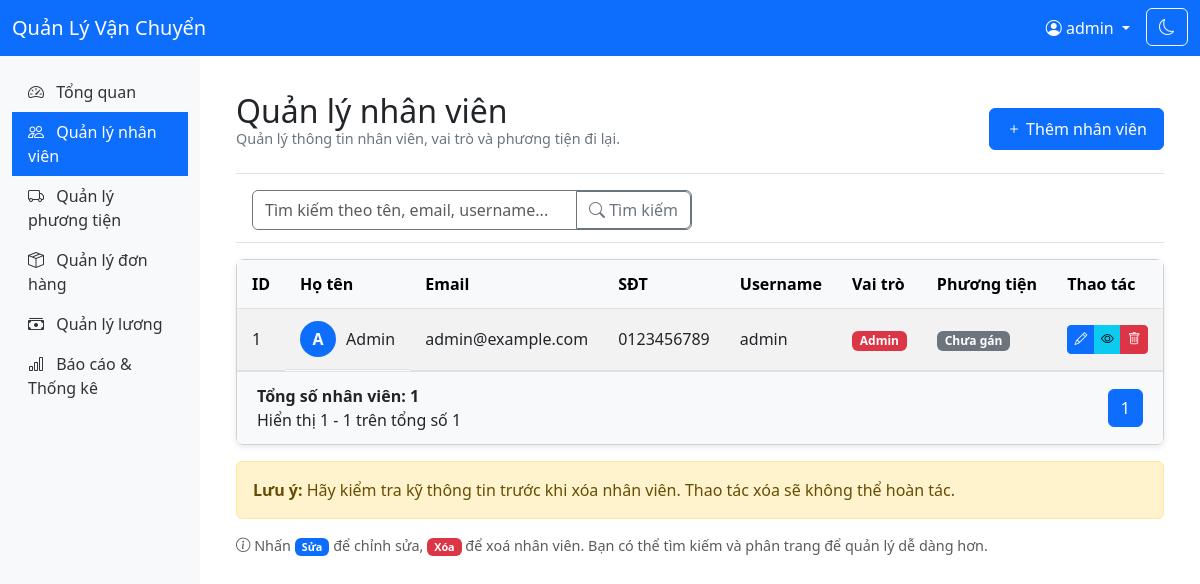
The app's page /admin/employees.php (signed in) with its own data.
### tables this page shows
CREATE TABLE NhanVien (
  nhanvien_id INT AUTO_INCREMENT PRIMARY KEY,
  ho_ten VARCHAR(100) NOT NULL,
  sdt VARCHAR(20),
  email VARCHAR(100) UNIQUE NOT NULL,
  username VARCHAR(50) UNIQUE NOT NULL,
  password VARCHAR(100) NOT NULL,
  phuongtien_id INT,
  role VARCHAR(20) DEFAULT 'nhanvien',
  FOREIGN KEY (phuongtien_id) REFERENCES PhuongTien(phuongtien_id) ON DELETE SET NULL
);

### includes/functions.php (called while the page is built, shortened)
<?php
function isLoggedIn() {
    return isset($_SESSION['user_id']);
}
function isAdmin() {
    return isset($_SESSION['role']) && $_SESSION['role'] === 'admin';
}
?>

### admin/employees.php (the view, shortened to what this page needs)
<?php
require_once __DIR__ . '/../includes/functions.php';
require_once __DIR__ . '/../config/database.php';
try {
    $search = isset($_GET['search']) ? $_GET['search'] : '';
    $limit = 10;
    $page = isset($_GET['page']) && is_numeric($_GET['page']) ? intval($_GET['page']) : 1;
    $offset = ($page - 1) * $limit;
    if (!empty($search)) {
        $countStmt = $conn->prepare("
            SELECT COUNT(*) as total
            FROM NhanVien nv
            WHERE nv.ho_ten LIKE :search OR nv.email LIKE :search OR nv.username LIKE :search
        ");
        $countStmt->execute(['search' => "%$search%"]);
    } else {
        $countStmt = $conn->query("SELECT COUNT(*) as total FROM NhanVien");
    }
    $totalEmployees = $countStmt->fetch()['total'];
    $limit = (int)$limit;
    $offset = (int)$offset;
    if (!empty($search)) {
        $sql = "
            SELECT nv.*, pt.loai, pt.bien_so
            FROM NhanVien nv
            LEFT JOIN PhuongTien pt ON nv.phuongtien_id = pt.phuongtien_id
            WHERE nv.ho_ten LIKE :search OR nv.email LIKE :search OR nv.username LIKE :search
            ORDER BY nv.nhanvien_id DESC
            LIMIT $limit OFFSET $offset
        ";
        $stmt = $conn->prepare($sql);
        $stmt->execute(['search' => "%$search%"]);
    } else {
        $sql = "
            SELECT nv.*, pt.loai, pt.bien_so
            FROM NhanVien nv
            LEFT JOIN PhuongTien pt ON nv.phuongtien_id = pt.phuongtien_id
            ORDER BY nv.nhanvien_id DESC
            LIMIT $limit OFFSET $offset
        ";
        $stmt = $conn->prepare($sql);
        $stmt->execute();
    }
    $employees = $stmt->fetchAll();
} catch (PDOException $e) {
    $error = 'Lỗi khi lấy danh sách nhân viên: ' . $e->getMessage();
}
?>
<?php include __DIR__ . '/../includes/header.php'; ?>
<?php include __DIR__ . '/../includes/sidebar.php'; ?>
<div class="container-fluid">
    <div class="d-flex justify-content-between flex-wrap flex-md-nowrap align-items-center pt-3 pb-2 mb-1 border-bottom">
        <div>
            <h1 class="h2">Quản lý nhân viên</h1>
            <p class="page-desc">Quản lý thông tin nhân viên, vai trò và phương tiện đi lại.</p>
        </div>
        <div class="btn-toolbar mb-2 mb-md-0">
            <a href="/delivery-management/auth/register.php" class="btn btn-primary btn-add-employee">
                <i class="bi bi-plus"></i> Thêm nhân viên
            </a>
        </div>
    </div>
    <div class="search-bar-wrapper mb-3">
        <form method="GET" action="" class="row g-3 align-items-center">
            <div class="col-md-6">
                <div class="input-group rounded border border-secondary">
                    <input type="text" class="form-control border-0" name="search" placeholder="Tìm kiếm theo tên, email, username..." value="<?php echo isset($_GET['search']) ? htmlspecialchars($_GET['search']) : ''; ?>" style="border-radius: 0.375rem 0 0 0.375rem;">
                    <button class="btn btn-outline-secondary" type="submit" style="border-radius: 0 0.375rem 0.375rem 0;">
                        <i class="bi bi-search"></i> Tìm kiếm
                    </button>
                </div>
            </div>
        </form>
    </div>
    <div class="card">
        <div class="card-body p-0">
            <div class="table-responsive">
                <table class="table table-striped table-hover mb-0">
                    <thead class="table-light">
                        <tr>
                            <th>ID</th>
                            <th>Họ tên</th>
                            <th>Email</th>
                            <th>SĐT</th>
                            <th>Username</th>
                            <th>Vai trò</th>
                            <th>Phương tiện</th>
                            <th>Thao tác</th>
                        </tr>
                    </thead>
                    <tbody>
                        <?php if (empty($employees)): ?>
                            <tr>
                                <td colspan="8" class="text-center py-4">Không có nhân viên nào</td>
                            </tr>
                        <?php else: ?>
                            <?php foreach ($employees as $employee): ?>
                                <tr>
                                    <td><?php echo $employee['nhanvien_id']; ?></td>
                                    <td class="d-flex align-items-center">
                                        <div class="avatar" title="<?php echo htmlspecialchars($employee['ho_ten']); ?>">
                                            <?php
                                            $words = explode(' ', trim($employee['ho_ten']));
                                            $initials = '';
                                            foreach ($words as $w) {
                                                $initials .= mb_substr($w, 0, 1);
                                            }
                                            echo mb_strtoupper($initials);
                                            ?>
                                        </div>
                                        <?php echo htmlspecialchars($employee['ho_ten']); ?>
                                    </td>
                                    <td><?php echo htmlspecialchars($employee['email']); ?></td>
                                    <td><?php echo htmlspecialchars($employee['sdt'] ?? 'N/A'); ?></td>
                                    <td><?php echo htmlspecialchars($employee['username']); ?></td>
                                    <td>
                                        <?php if ($employee['role'] === 'admin'): ?>
                                            <span class="badge bg-danger">Admin</span>
                                        <?php else: ?>
                                            <span class="badge bg-info">Nhân viên</span>
                                        <?php endif; ?>
                                    </td>
                                    <td>
                                        <?php if ($employee['phuongtien_id']): ?>
                                            <span class="badge bg-success" title="<?php echo htmlspecialchars($employee['loai'] . ' - ' . $employee['bien_so']); ?>">
                                                <?php echo htmlspecialchars($employee['loai'] . ' - ' . $employee['bien_so']); ?>
                                            </span>
                                        <?php else: ?>
                                            <span class="badge bg-secondary">Chưa gán</span>
                                        <?php endif; ?>
                                    </td>
                                    <td>
                                        <div class="btn-group btn-group-sm" role="group" aria-label="Thao tác">
                                            <a href="/delivery-management/admin/employee-edit.php?id=<?php echo $employee['nhanvien_id']; ?>" class="btn btn-primary" title="Sửa">
                                                <i class="bi bi-pencil"></i>
                                            </a>
                                            <a href="/delivery-management/admin/employee-view.php?id=<?php echo $employee['nhanvien_id']; ?>" class="btn btn-info" title="Xem">
                                                <i class="bi bi-eye"></i>
                                            </a>
                                            <a href="/delivery-management/admin/employees.php?delete=<?php echo $employee['nhanvien_id']; ?>" class="btn btn-danger" title="Xóa" onclick="return confirmDelete('Bạn có chắc chắn muốn xóa nhân viên này?')">
                                                <i class="bi bi-trash"></i>
                                            </a>
                                        </div>
                                    </td>
                                </tr>
                            <?php endforeach; ?>
                        <?php endif; ?>
                    </tbody>
                </table>
            </div>
        </div>
        <div class="card-footer d-flex justify-content-between align-items-center">
            <div>
                <strong>Tổng số nhân viên: <?php echo $totalEmployees; ?></strong>
                <br>
                Hiển thị <?php echo min($offset + 1, $totalEmployees); ?> -
                <?php echo min($offset + count($employees), $totalEmployees); ?> trên tổng số <?php echo $totalEmployees; ?>
            </div>
            <nav aria-label="Page navigation">
                <ul class="pagination mb-0">
                    <?php
                    $totalPages = ceil($totalEmployees / $limit);
                    $baseUrl = strtok($_SERVER["REQUEST_URI"], '?');
                    $queryParams = $_GET;
                    for ($i = 1; $i <= $totalPages; $i++) {
                        $queryParams['page'] = $i;
                        $link = $baseUrl . '?' . http_build_query($queryParams);
                        $activeClass = ($i == $page) ? 'active' : '';
                        echo '<li class="page-item ' . $activeClass . '"><a class="page-link" href="' . htmlspecialchars($link) . '">' . $i . '</a></li>';
                    }
                    ?>
                </ul>
            </nav>
        </div>
    </div>
    <div class="mt-3">
        <div class="alert alert-warning" role="alert">
            <strong>Lưu ý:</strong> Hãy kiểm tra kỹ thông tin trước khi xóa nhân viên. Thao tác xóa sẽ không thể hoàn tác.
        </div>
    </div>
    <div class="mb-4 text-muted" style="font-size: 0.9rem;">
        <i class="bi bi-info-circle"></i> Nhấn <span class="badge bg-primary">Sửa</span> để chỉnh sửa, <span class="badge bg-danger">Xóa</span> để xoá nhân viên. Bạn có thể tìm kiếm và phân trang để quản lý dễ dàng hơn.
    </div>
</div>
<?php include __DIR__ . '/../includes/footer.php'; ?>

### includes/header.php (shortened to what this page needs)
<?php
require_once __DIR__ . '/functions.php';
?>
<!DOCTYPE html>
<html lang="vi">
<head>
    <link href="https://cdn.jsdelivr.net/npm/bootstrap@5.3.0/dist/css/bootstrap.min.css" rel="stylesheet">
    <link rel="stylesheet" href="https://cdn.jsdelivr.net/npm/bootstrap-icons@1.11.0/font/bootstrap-icons.css">
</head>
<body>
    <nav class="navbar navbar-expand-lg navbar-dark bg-primary">
        <div class="container-fluid">
            <a class="navbar-brand" href="/delivery-management/">Quản Lý Vận Chuyển</a>
            <div class="collapse navbar-collapse" id="navbarNav">
                <ul class="navbar-nav ms-auto">
                    <?php if (isLoggedIn()): ?>
                        <li class="nav-item dropdown">
                            <a class="nav-link dropdown-toggle text-white" href="#" id="navbarDropdown" role="button" data-bs-toggle="dropdown">
                                <i class="bi bi-person-circle"></i> <?php echo $_SESSION['username']; ?>
                            </a>
                        </li>
                    <?php else: ?>
                        <li class="nav-item">
                            <a class="nav-link text-white" href="/delivery-management/auth/login.php">Đăng nhập</a>
                        </li>
                    <?php endif; ?>
                    <li class="nav-item ms-2">
                        <button id="toggle-darkmode" class="btn btn-outline-light" type="button" title="Chuyển Dark/Light mode">
                            <i class="bi bi-moon"></i>
                        </button>
                    </li>
                </ul>
            </div>
        </div>
    </nav>

### includes/sidebar.php (shortened to what this page needs)
<div class="container-fluid">
    <div class="row">
        <div class="col-md-3 col-lg-2 d-md-block sidebar collapse">
            <div class="position-sticky pt-3">
                <ul class="nav flex-column">
                    <?php if (isAdmin()): ?>
                        <li class="nav-item">
                            <a class="nav-link <?php echo basename($_SERVER['PHP_SELF']) == 'index.php' ? 'active' : ''; ?>" href="/delivery-management/admin/index.php">
                                <i class="bi bi-speedometer2 me-2"></i> Tổng quan
                            </a>
                        </li>
                        <li class="nav-item">
                            <a class="nav-link <?php echo basename($_SERVER['PHP_SELF']) == 'employees.php' ? 'active' : ''; ?>" href="/delivery-management/admin/employees.php">
                                <i class="bi bi-people me-2"></i> Quản lý nhân viên
                            </a>
                        </li>
                        <li class="nav-item">
                            <a class="nav-link <?php echo basename($_SERVER['PHP_SELF']) == 'vehicles.php' ? 'active' : ''; ?>" href="/delivery-management/admin/vehicles.php">
                                <i class="bi bi-truck me-2"></i> Quản lý phương tiện
                            </a>
                        </li>
                        <li class="nav-item">
                            <a class="nav-link <?php echo basename($_SERVER['PHP_SELF']) == 'orders.php' ? 'active' : ''; ?>" href="/delivery-management/admin/orders.php">
                                <i class="bi bi-box-seam me-2"></i> Quản lý đơn hàng
                            </a>
                        </li>
                        <li class="nav-item">
                            <a class="nav-link <?php echo basename($_SERVER['PHP_SELF']) == 'salaries.php' ? 'active' : ''; ?>" href="/delivery-management/admin/salaries.php">
                                <i class="bi bi-cash-stack me-2"></i> Quản lý lương
                            </a>
                        </li>
                        <li class="nav-item">
                            <a class="nav-link <?php echo basename($_SERVER['PHP_SELF']) == 'reports.php' ? 'active' : ''; ?>" href="/delivery-management/admin/reports.php">
                                <i class="bi bi-bar-chart me-2"></i> Báo cáo & Thống kê
                            </a>
                        </li>
                    <?php endif; ?>
                </ul>
            </div>
        </div>
        <main class="col-md-9 ms-sm-auto col-lg-10 px-md-4 content">

### includes/footer.php (shortened to what this page needs)
</main>
    </div>
</div>
</body>
</html>

### includes/header.php (style rules this page uses)
.sidebar { min-height: calc(100vh - 56px); background-color: #f8f9fa; }
.content { padding: 20px; }
.nav-link { color: #333; }
.nav-link.active { background-color: #0d6efd; color: white; }

### admin/employees.php (style rules this page uses)
.search-bar-wrapper { position: sticky; top: 70px; background: white; z-index: 1050; padding: 0.75rem 1rem; border-bottom: 1px solid #dee2e6; }
.avatar { width: 36px; height: 36px; background-color: #0d6efd; color: white; font-weight: 700; font-size: 1rem; display: inline-flex; align-items: center; justify-content: center; border-radius: 50%; margin-right: 10px; user-select: none; text-transform: uppercase; }
table.table th, table.table td { vertical-align: middle; padding: 12px 15px; }
.btn-group-sm > .btn { padding: 0.25rem 0.4rem; font-size: 0.8rem; position: relative; }
.card { border-radius: 0.5rem; box-shadow: 0 2px 6px rgb(0 0 0 / 0.1); }
.page-desc { color: #6c757d; margin-top: -10px; margin-bottom: 15px; font-size: 0.9rem; }
.btn-add-employee { font-size: 1rem; padding: 8px 16px; transition: background-color 0.3s ease; }
.card-footer { background-color: #f8f9fa; border-top: 1px solid #dee2e6; padding: 12px 20px; }
.page-link { cursor: pointer; }
.page-item.active .page-link { background-color: #0d6efd; border-color: #0d6efd; color: white; }

### records on screen
nhanvien: nhanvien_id "1", initials "A", ho_ten "Admin", email "admin@example.com", sdt "0123456789", username "admin", role "Admin", shows "Chưa gán"

### other values on screen
$_SESSION['username'] "admin"
$totalEmployees "1"
min($offset + 1, $totalEmployees) "1"
min($offset + count($employees), $totalEmployees) "1"
